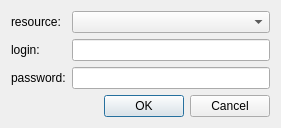
<?xml version="1.0" encoding="UTF-8"?>
<ui version="4.0">
 <class>ConnectionDlg</class>
 <widget class="QDialog" name="ConnectionDlg">
  <property name="geometry">
   <rect>
    <x>0</x>
    <y>0</y>
    <width>281</width>
    <height>128</height>
   </rect>
  </property>
  <property name="maximumSize">
   <size>
    <width>16777215</width>
    <height>128</height>
   </size>
  </property>
  <property name="windowTitle">
   <string>Connection</string>
  </property>
  <property name="modal">
   <bool>true</bool>
  </property>
  <layout class="QVBoxLayout" name="verticalLayout">
   <item>
    <layout class="QGridLayout" name="gridLayout">
     <item row="0" column="0">
      <widget class="QLabel" name="label">
       <property name="text">
        <string>resource:</string>
       </property>
      </widget>
     </item>
     <item row="0" column="1">
      <widget class="QComboBox" name="combo_resources"/>
     </item>
     <item row="1" column="0">
      <widget class="QLabel" name="label_2">
       <property name="text">
        <string>login:</string>
       </property>
      </widget>
     </item>
     <item row="1" column="1">
      <widget class="QLineEdit" name="lineEdit_login"/>
     </item>
     <item row="2" column="0">
      <widget class="QLabel" name="label_3">
       <property name="text">
        <string>password:</string>
       </property>
      </widget>
     </item>
     <item row="2" column="1">
      <widget class="QLineEdit" name="lineEdit_password">
       <property name="echoMode">
        <enum>QLineEdit::Password</enum>
       </property>
      </widget>
     </item>
    </layout>
   </item>
   <item>
    <layout class="QHBoxLayout" name="horizontalLayout">
     <item>
      <spacer name="horizontalSpacer">
       <property name="orientation">
        <enum>Qt::Horizontal</enum>
       </property>
       <property name="sizeHint" stdset="0">
        <size>
         <width>40</width>
         <height>20</height>
        </size>
       </property>
      </spacer>
     </item>
     <item>
      <widget class="QDialogButtonBox" name="buttonBox">
       <property name="standardButtons">
        <set>QDialogButtonBox::Cancel|QDialogButtonBox::Ok</set>
       </property>
      </widget>
     </item>
    </layout>
   </item>
  </layout>
 </widget>
 <resources/>
 <connections>
  <connection>
   <sender>buttonBox</sender>
   <signal>rejected()</signal>
   <receiver>ConnectionDlg</receiver>
   <slot>reject()</slot>
   <hints>
    <hint type="sourcelabel">
     <x>154</x>
     <y>105</y>
    </hint>
    <hint type="destinationlabel">
     <x>162</x>
     <y>179</y>
    </hint>
   </hints>
  </connection>
  <connection>
   <sender>buttonBox</sender>
   <signal>accepted()</signal>
   <receiver>ConnectionDlg</receiver>
   <slot>accept()</slot>
   <hints>
    <hint type="sourcelabel">
     <x>190</x>
     <y>104</y>
    </hint>
    <hint type="destinationlabel">
     <x>140</x>
     <y>63</y>
    </hint>
   </hints>
  </connection>
 </connections>
</ui>
